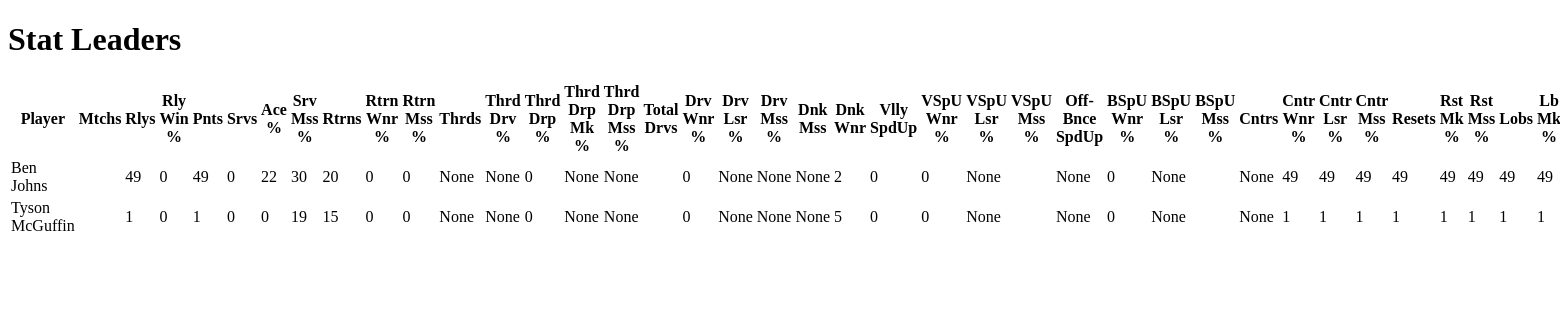
Before: /leaderboards with the older database file.
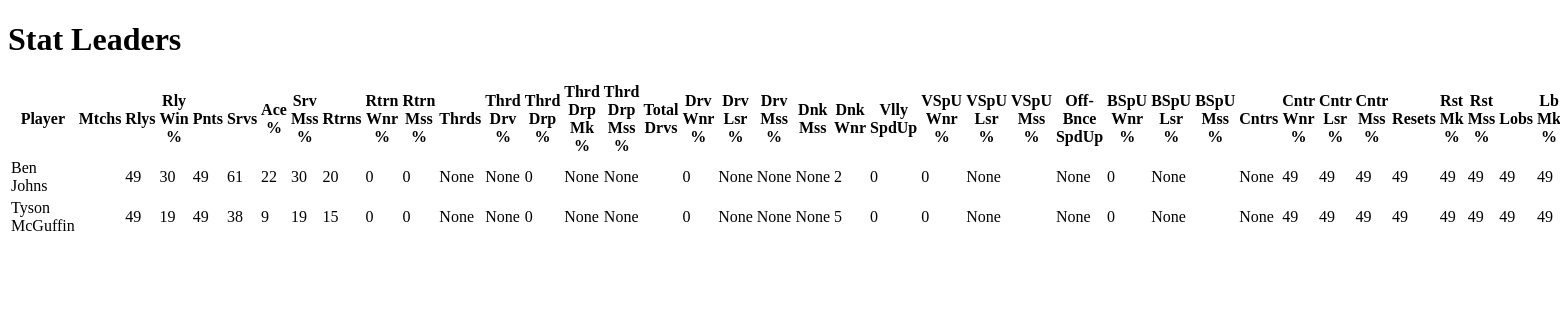
After: the same page with the newer database file.
### MyApp/models.py (models this page shows, shortened)
class PlayerStats(models.Model):
    player = models.ForeignKey(
        Player, on_delete=models.CASCADE, related_name="player_with_stats"
    )
    partner = models.ForeignKey(
        Player,
        on_delete=models.DO_NOTHING,
        blank=True,
        null=True,
        related_name="partner_for_player",
    )
    opponent1 = models.ForeignKey(
        Player,
        on_delete=models.DO_NOTHING,
        related_name="opponent1",
    )
    opponent2 = models.ForeignKey(
        Player,
        on_delete=models.DO_NOTHING,
        blank=True,
        null=True,
        related_name="opponent2_optional",
    )
    match = models.ForeignKey(Match, on_delete=models.CASCADE)
    rallies_played = models.IntegerField(default=0)
    rallies_won = models.IntegerField(default=0)
    points_won = models.IntegerField(default=0)
    serves = models.IntegerField(default=0)
    serve_winners = models.IntegerField(default=0)
    serve_losers = models.IntegerField(default=0)
    serve_neutrals = models.IntegerField(default=0)
    serve_misses = models.IntegerField(default=0)
    returns = models.IntegerField(default=0)
    return_winners = models.IntegerField(default=0)
    return_losers = models.IntegerField(default=0)
    return_neutrals = models.IntegerField(default=0)
    return_misses = models.IntegerField(default=0)
    thirds = models.IntegerField(default=0)
    third_drops = models.IntegerField(default=0)
    third_drives = models.IntegerField(default=0)
    third_drop_makes = models.IntegerField(default=0)
    third_drop_winners = models.IntegerField(default=0)
    third_drop_misses = models.IntegerField(default=0)
    drives = models.IntegerField(default=0)
    drive_winners = models.IntegerField(default=0)
    drive_losers = models.IntegerField(default=0)
    drive_neutrals = models.IntegerField(default=0)
    drive_misses = models.IntegerField(default=0)
    dink_winners = models.IntegerField(default=0)
    dink_misses = models.IntegerField(default=0)
    volley_speed_ups = models.IntegerField(default=0)
    volley_speed_up_winners = models.IntegerField(default=0)
    volley_speed_up_losers = models.IntegerField(default=0)
    volley_speed_up_neutrals = models.IntegerField(default=0)
    volley_speed_up_misses = models.IntegerField(default=0)
    off_bounce_speed_ups = models.IntegerField(default=0)
    off_bounce_speed_up_winners = models.IntegerField(default=0)
    off_bounce_speed_up_losers = models.IntegerField(default=0)
    off_bounce_speed_up_neutrals = models.IntegerField(default=0)
    off_bounce_speed_up_misses = models.IntegerField(default=0)
    counters = models.IntegerField(default=0)
    counter_winners = models.IntegerField(default=0)
    counter_losers = models.IntegerField(default=0)
    counter_neutrals = models.IntegerField(default=0)
    counter_misses = models.IntegerField(default=0)
    resets = models.IntegerField(default=0)
    resets_made = models.IntegerField(default=0)
    resets_missed = models.IntegerField(default=0)
    lobs = models.IntegerField(default=0)
    lob_successes = models.IntegerField(default=0)
    lob_winners = models.IntegerField(default=0)
    lob_losers = models.IntegerField(default=0)
    lob_neutrals = models.IntegerField(default=0)
    lob_misses = models.IntegerField(default=0)
    popups = models.IntegerField(default=0)
    popup_winners = models.IntegerField(
        default=0
    )  # this should almost never happen, very rare
    popup_losers = models.IntegerField(default=0)
    popup_neutrals = models.IntegerField(default=0)
    putaway_attempts = models.IntegerField(default=0)
    putaway_winners = models.IntegerField(default=0)
    putaway_neutrals = models.IntegerField(default=0)
    putaway_misses = models.IntegerField(default=0)
    ernes = models.IntegerField(default=0)
    erne_winners = models.IntegerField(default=0)
    erne_neutrals = models.IntegerField(default=0)
    erne_misses = models.IntegerField(default=0)
    erne_losers = models.IntegerField(default=0)
    atps = models.IntegerField(default=0)
    atp_winners = models.IntegerField(default=0)
    atp_neutrals = models.IntegerField(default=0)
    atp_misses = models.IntegerField(default=0)
    atp_losers = models.IntegerField(default=0)
    nvz_faults = models.IntegerField(default=0)
    service_faults = models.IntegerField(default=0)
    technical_warnings = models.IntegerField(default=0)

class Player(models.Model):
    f_name = models.CharField(max_length=100)
    l_name = models.CharField(max_length=100)
    birthdate = models.DateField()
    sex = models.CharField(max_length=1, choices=[("M", "Male"), ("F", "Female")])
    hand = models.CharField(max_length=1, choices=[("R", "Right"), ("L", "Left")])
    turned_pro = models.CharField(max_length=4)
    sponsor = models.CharField(max_length=100)
    bracket = models.CharField(
        max_length=2,
        choices=[("MS", "Mens Singles"), ("WS", "Women's Singles")],
    )

### MyApp/views.py (the view)
# urls.py: path("leaderboards", views.leaderboards, name="leaderboards"),
def leaderboards(request):
    year_filter = request.GET.get("year", None)  # placeholder
    sex_filter = request.GET.get("sex", None)  # placeholder
    bracket_filter = request.GET.get("bracket", None)
    order_by_field = request.GET.get("order_by", "-serve_winners")  # Default sorting
    queryset = PlayerStats.objects.all()
    if year_filter:
        queryset = queryset.filter(match__date__year=year_filter)
    if sex_filter:
        queryset = queryset.filter(player__sex=sex_filter)
    if bracket_filter:
        queryset = queryset.filter(match__bracket=bracket_filter)
    queryset = queryset.order_by(order_by_field)
    aggregated_stats = aggregate_stats(queryset)
    context = {"aggregated_stats": aggregated_stats}
    return render(request, "leaderboards.html", context)

### templates/leaderboards.html (shortened to what this page needs)
<!DOCTYPE html>
<html lang="en">
  <head>
  </head>
  <body>
    <h1>Stat Leaders</h1>
    <table>
      <thead>
        <tr>
          <th>Player</th>
          <th>Mtchs</th>
          <th>Rlys</th>
          <th>Rly Win %</th>
          <th>Pnts</th>
          <th>Srvs</th>
          <th>Ace %</th>
          <th>Srv Mss %</th>
          <th>Rtrns</th>
          <th>Rtrn Wnr %</th>
          <th>Rtrn Mss %</th>
          <th>Thrds</th>
          <th>Thrd Drv %</th>
          <th>Thrd Drp %</th>
          <th>Thrd Drp Mk %</th>
          <th>Thrd Drp Mss %</th>
          <th>Total Drvs</th>
          <th>Drv Wnr %</th>
          <th>Drv Lsr %</th>
          <th>Drv Mss %</th>
          <th>Dnk Mss</th>
          <th>Dnk Wnr</th>
          <th>Vlly SpdUp</th>
          <th>VSpU Wnr %</th>
          <th>VSpU Lsr %</th>
          <th>VSpU Mss %</th>
          <th>Off-Bnce SpdUp</th>
          <th>BSpU Wnr %</th>
          <th>BSpU Lsr %</th>
          <th>BSpU Mss %</th>
          <th>Cntrs</th>
          <th>Cntr Wnr %</th>
          <th>Cntr Lsr %</th>
          <th>Cntr Mss %</th>
          <th>Resets</th>
          <th>Rst Mk %</th>
          <th>Rst Mss %</th>
          <th>Lobs</th>
          <th>Lb Mk %</th>
        </tr>
      </thead>
      <tbody>
        {% for stat in aggregated_stats %}
        <tr>
          <td>{{ stat.player.f_name }} {{ stat.player.l_name }}</td>
          <td>{{ stat.total_points }}</td>
          <td>{{ stat.rallies_played }}</td>
          <td>{{ stat.rallies_won }}</td>
          <td>{{ stat.rallies_played }}</td>
          <td>{{ stat.rally_win_percentage }}</td>
          <td>{{ stat.total_points_won }}</td>
          <td>{{ stat.total_serves }}</td>
          <td>{{ stat.serve_win_percentage }}</td>
          <td>{{ stat.serve_miss_percentage }}</td>
          <td>{{ stat.total_returns }}</td>
          <td>{{ stat.return_win_percentage }}</td>
          <td>{{ stat.return_miss_percentage }}</td>
          <td>{{ stat.total_thirds }}</td>
          <td>{{ stat.third_drive_percentage }}</td>
          <td>{{ stat.third_drop_make_percentage }}</td>
          <td>{{ stat.stat.third_drop_miss_percentage }}</td>
          <td>{{ stat.total_drives }}</td>
          <td>{{ stat.drive_win_percentage }}</td>
          <td>{{ stat.drive_loss_percentage }}</td>
          <td>{{ stat.drive_miss_percentage }}</td>
          <td>{{ stat.total_dink_misses }}</td>
          <td>{{ stat.total_dink_winners }}</td>
          <td>{{ stat.total_volley_speed_ups }}</td>
          <td>{{ stat.volley_speed_up_win_percentage }}</td>
          <td>{{ stat.volley_speed_up_loss_percentage }}</td>
          <td>{{ stat.volley_speed_up_miss_percentage }}</td>
          <td>{{ stat.total_volley_speed_ups }}</td>
          <td>{{ stat.volley_speed_up_win_percentage }}</td>
          <td>{{ stat.volley_speed_up_loss_percentage }}</td>
          <td>{{ stat.volley_speed_up_miss_percentage }}</td>
          <td>{{ stat.rallies_played }}</td>
          <td>{{ stat.rallies_played }}</td>
          <td>{{ stat.rallies_played }}</td>
          <td>{{ stat.rallies_played }}</td>
          <td>{{ stat.rallies_played }}</td>
          <td>{{ stat.rallies_played }}</td>
          <td>{{ stat.rallies_played }}</td>
          <td>{{ stat.rallies_played }}</td>
        </tr>
        {% endfor %}
      </tbody>
    </table>
  </body>
</html>

Changed rows visible on the page:
changed PlayerStats "Ben": rallies_won "0" → "30"; rally_win_percentage "0" → "61"
changed PlayerStats "Tyson": rallies_played "1" → "49"; rallies_won "0" → "19"; rally_win_percentage "0" → "38"; total_points_won "0" → "9"
